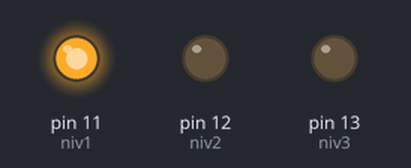
Bench run of a sketch on a simulated Arduino Uno, built with avr-gcc and run on an emulated ATmega328P. Parts: output pins drawn as LEDs (lit = HIGH).

Above: at 0.9 s.
At 2.7 s:
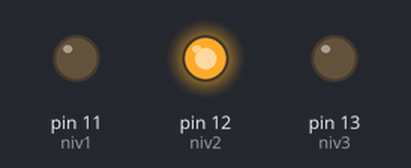
At 4.5 s:
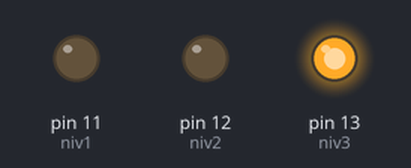
Timing chart, 0 to 7.0 s (numbered marks = the images above):
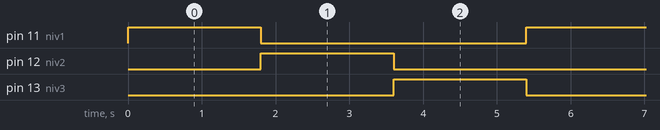

Measured:
- by itself, pin 11 (niv1), pin 12 (niv2), pin 13 (niv3): alternates HIGH for 1.8 s and LOW for 3.6 s
- by itself, everything shown: repeats every 5.4 s, in 4 steps

The sketch:

prog1.ino
```cpp
/**********************************************************************************
**                                                                               **
**                              Cub de 3x3x3 LEDs                                **
**                                                                               **
**                                 Programa1                                     **
**                                                                               **
**********************************************************************************/

//********** Includes *************************************************************

//********** Variables ************************************************************
const int col1 = 10;
const int col2 = 9;
const int col3 = 8;
const int col4 = 7;
const int col5 = 6;
const int col6 = 5;
const int col7 = 4;
const int col8 = 3;
const int col9 = 2;
const int niv1 = 11;
const int niv2 = 12;
const int niv3 = 13;

int pausa = 200;   // velocita de moviment del cub

//********** Setup ****************************************************************
void setup()
{
  pinMode(col1, OUTPUT);
  pinMode(col2, OUTPUT);
  pinMode(col3, OUTPUT);
  pinMode(col4, OUTPUT);
  pinMode(col5, OUTPUT);
  pinMode(col6, OUTPUT);
  pinMode(col7, OUTPUT);
  pinMode(col8, OUTPUT);
  pinMode(col9, OUTPUT);
  pinMode(niv1, OUTPUT);
  pinMode(niv2, OUTPUT);
  pinMode(niv3, OUTPUT);
}

//********** Loop *****************************************************************
void loop()
{
  digitalWrite(niv1, HIGH);  // mostrat tot el nivell 1
  pinMode(col1, HIGH);
  delay(pausa);
  pinMode(col1, LOW);
  pinMode(col2, HIGH);
  delay(pausa);
  pinMode(col2, LOW);
  pinMode(col3, HIGH);
  delay(pausa);
  pinMode(col3, LOW);
  pinMode(col4, HIGH);
  delay(pausa);
  pinMode(col4, LOW);
  pinMode(col5, HIGH);
  delay(pausa);
  pinMode(col5, LOW);
  pinMode(col6, HIGH);
  delay(pausa);
  pinMode(col6, LOW);
  pinMode(col7, HIGH);
  delay(pausa);
  pinMode(col7, LOW);
  pinMode(col8, HIGH);
  delay(pausa);
  pinMode(col8, LOW);
  pinMode(col9, HIGH);
  delay(pausa);
  pinMode(col9, LOW);
  digitalWrite(niv1, LOW);
  digitalWrite(niv2, HIGH);  // mostrat tot el nivell 2
  pinMode(col1, HIGH);
  delay(pausa);
  pinMode(col1, LOW);
  pinMode(col2, HIGH);
  delay(pausa);
  pinMode(col2, LOW);
  pinMode(col3, HIGH);
  delay(pausa);
  pinMode(col3, LOW);
  pinMode(col4, HIGH);
  delay(pausa);
  pinMode(col4, LOW);
  pinMode(col5, HIGH);
  delay(pausa);
  pinMode(col5, LOW);
  pinMode(col6, HIGH);
  delay(pausa);
  pinMode(col6, LOW);
  pinMode(col7, HIGH);
  delay(pausa);
  pinMode(col7, LOW);
  pinMode(col8, HIGH);
  delay(pausa);
  pinMode(col8, LOW);
  pinMode(col9, HIGH);
  delay(pausa);
  pinMode(col9, LOW);
  digitalWrite(niv2, LOW);
  digitalWrite(niv3, HIGH);  // mostrat tot el nivell 3
  pinMode(col1, HIGH);
  delay(pausa);
  pinMode(col1, LOW);
  pinMode(col2, HIGH);
  delay(pausa);
  pinMode(col2, LOW);
  pinMode(col3, HIGH);
  delay(pausa);
  pinMode(col3, LOW);
  pinMode(col4, HIGH);
  delay(pausa);
  pinMode(col4, LOW);
  pinMode(col5, HIGH);
  delay(pausa);
  pinMode(col5, LOW);
  pinMode(col6, HIGH);
  delay(pausa);
  pinMode(col6, LOW);
  pinMode(col7, HIGH);
  delay(pausa);
  pinMode(col7, LOW);
  pinMode(col8, HIGH);
  delay(pausa);
  pinMode(col8, LOW);
  pinMode(col9, HIGH);
  delay(pausa);
  pinMode(col9, LOW);
  digitalWrite(niv3, LOW);
}

//********** Funcions *************************************************************
```
